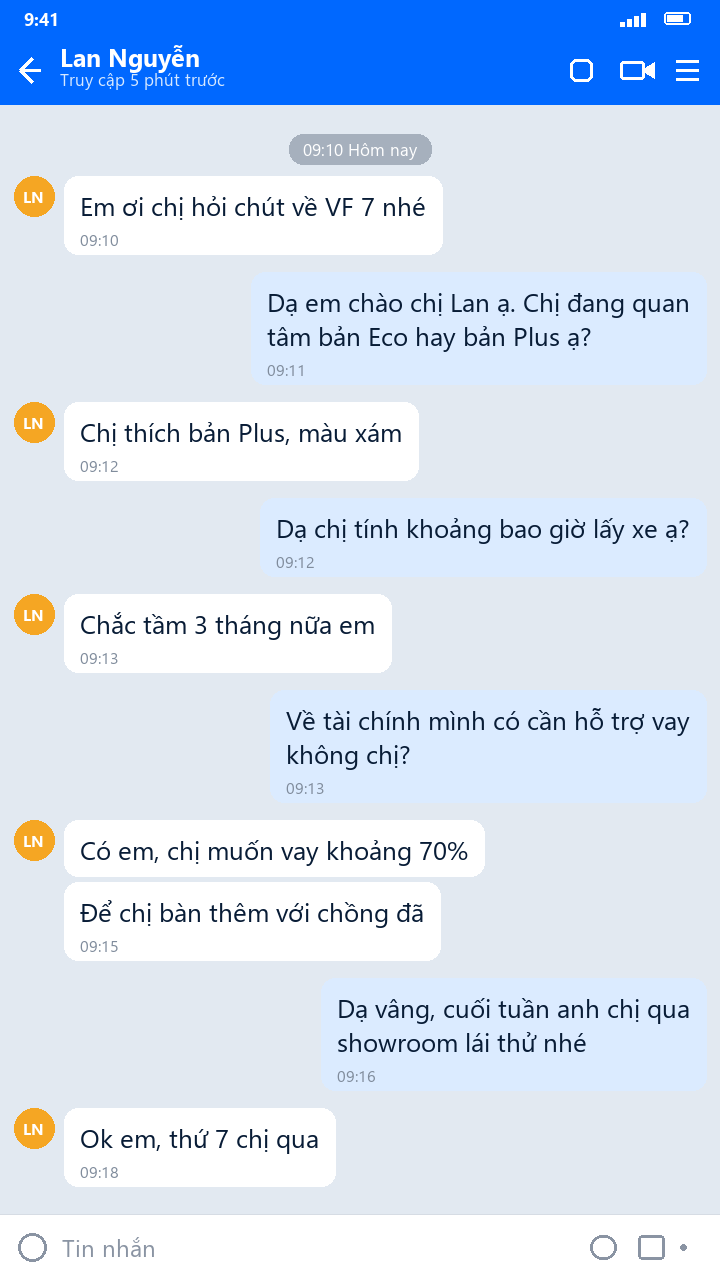
#> input picture samples/s1_zalo_vf7_vay.png, 720 x 1280 px
$ python -i bubbles.py   (imports and definitions only)
#> lines starting #> are read from the running program, lines starting #| are printed output that depends on the picture; after the words box and inside, x2 and y2 are one past the last pixel; in counts of white or black regions, pixels touching at a corner belong together
"""Tách bong bóng chat bằng code (OpenCV), gán người nói theo màu + phía của bong bóng.

Vì sao không để VLM tự đoán người nói: model 1B hay nhầm trái/phải, mà nhầm một bong bóng là đảo
nghĩa ("Em vay được không?" của TVV thành ý của khách). Code làm phần chắc chắn được; VLM chỉ đọc chữ.

Giới hạn MVP: chỉ giao diện sáng mặc định của Zalo và Messenger; giao diện tối, ảnh nền chat tuỳ
chỉnh, chat nhóm cần thêm luật.
"""

from dataclasses import dataclass, field

import cv2
import numpy as np
from PIL import Image, ImageDraw, ImageOps

# Màu bong bóng (RGB) và dung sai cho từng nền tảng, giao diện sáng mặc định.
PALETTE = {
    "zalo": {"KH": ((255, 255, 255), 4), "TVV": ((219, 235, 255), 8)},
    "messenger": {"KH": ((233, 233, 235), 6), "TVV": ((0, 132, 255), 40)},
}


@dataclass
class Bubble:
    speaker: str  # "TVV" (bên phải, người chụp) | "KH" (bên trái)
    box: tuple[int, int, int, int]  # x0, y0, x1, y1
    crop: Image.Image = field(repr=False)
    kind: str = "text"  # text | voice — tin thoại nhận bằng code, không để VLM đoán


def is_voice(crop: Image.Image) -> bool:
    """Tin thoại: bong bóng thấp (một dòng) có nút ▶ màu xanh đậm ở mép trái. Chữ thường không có màu này."""
    a = np.asarray(crop.convert("RGB")).astype(np.int16)
    h, w = a.shape[:2]
    if h > 0.12 * w + 60:
        return False
    bg = np.median(a.reshape(-1, 3), axis=0)
    if bg.min() < 180:  # chỉ xét bong bóng nền sáng (bong bóng xanh của Messenger thì cả nền đã xanh)
        return False
    left = a[:, : max(1, w // 5)]
    blue = (left[:, :, 2] > 200) & (left[:, :, 0] < 60) & (left[:, :, 1] < 160)
    return blue.sum() > 0.01 * left.shape[0] * left.shape[1]


def detect_platform(img: Image.Image) -> str:
    a = np.asarray(img.convert("RGB"))
    top = a[: max(20, a.shape[0] // 20)].reshape(-1, 3).mean(axis=0)
    r, g, b = top
    return "zalo" if b > 180 and r < 90 else "messenger"


def _chat_area(a: np.ndarray, platform: str) -> tuple[int, int]:
    """Hàng đầu và cuối của vùng tin nhắn (bỏ thanh trạng thái, header, ô nhập)."""
    h, w = a.shape[:2]
    s = w / 720
    top = int(104 * s)
    if platform == "zalo":
        blue = (a[:, :, 2] > 200) & (a[:, :, 0] < 60)
        rows = blue.mean(axis=1) > 0.6
        y = 0
        while y < h // 3 and rows[y]:
            y += 1
        if y > 10:
            top = y
    bottom = h - int(66 * s)
    return top + 2, bottom - 2


def _mask(a: np.ndarray, color: tuple[int, int, int], tol: int) -> np.ndarray:
    diff = np.abs(a.astype(np.int16) - np.array(color, dtype=np.int16)).max(axis=2)
    return (diff <= tol).astype(np.uint8) * 255


# [6 lines left out: function normalize_crop, not called in this run]


def split_bubbles(img: Image.Image, platform: str | None = None) -> tuple[str, list[Bubble]]:
    img = img.convert("RGB")
    platform = platform or detect_platform(img)
    a = np.asarray(img)
    h, w = a.shape[:2]
    y0, y1 = _chat_area(a, platform)
    min_w, min_h = int(0.07 * w), int(0.045 * w)

    found: list[Bubble] = []
    for speaker, (color, tol) in PALETTE[platform].items():
        m = np.zeros((h, w), np.uint8)
        m[y0:y1] = _mask(a[y0:y1], color, tol)
        m = cv2.morphologyEx(m, cv2.MORPH_OPEN, np.ones((3, 3), np.uint8))
        contours, _ = cv2.findContours(m, cv2.RETR_EXTERNAL, cv2.CHAIN_APPROX_SIMPLE)
        for c in contours:
            x, y, bw, bh = cv2.boundingRect(c)
            if bw < min_w or bh < min_h or bw > 0.9 * w:
                continue
            # Bong bóng phải lấp gần đầy khung chữ nhật của nó (loại vệt màu lẻ).
            if cv2.contourArea(c) < 0.6 * bw * bh:
                continue
            cx = x + bw / 2
            side = "TVV" if cx > w / 2 else "KH"
            if side != speaker and min(x, w - (x + bw)) > 0.1 * w:
                continue  # màu khớp nhưng sai phía và không sát mép: bỏ
            crop = img.crop((x, y, x + bw, y + bh))
            found.append(Bubble(speaker, (x, y, x + bw, y + bh), crop, "voice" if is_voice(crop) else "text"))
    found.sort(key=lambda b: b.box[1])
    return platform, found


# [9 lines left out: function draw_overlay, not called in this run]

>>> from PIL import Image
>>> picture = Image.open('samples/s1_zalo_vf7_vay.png')
#> picture is the input picture: PIL image 720x1280 RGB; mean R, G, B 208.4, 222.9, 242.1
>>> result = split_bubbles(picture)
#> in detect_platform, `top = a[: max(20, a.shape[0] // 20)].reshape(-1, 3).mean(axis=0)`: top = [9.27, 109.5, 255]
#> in detect_platform, `r, g, b = top`: r = 9.27; g = 109.5; b = 255
#> in split_bubbles, `platform = platform or detect_platform(img)`: platform = 'zalo'
#> in _chat_area, `blue = (a[:, :, 2] > 200) & (a[:, :, 0] < 60)`:
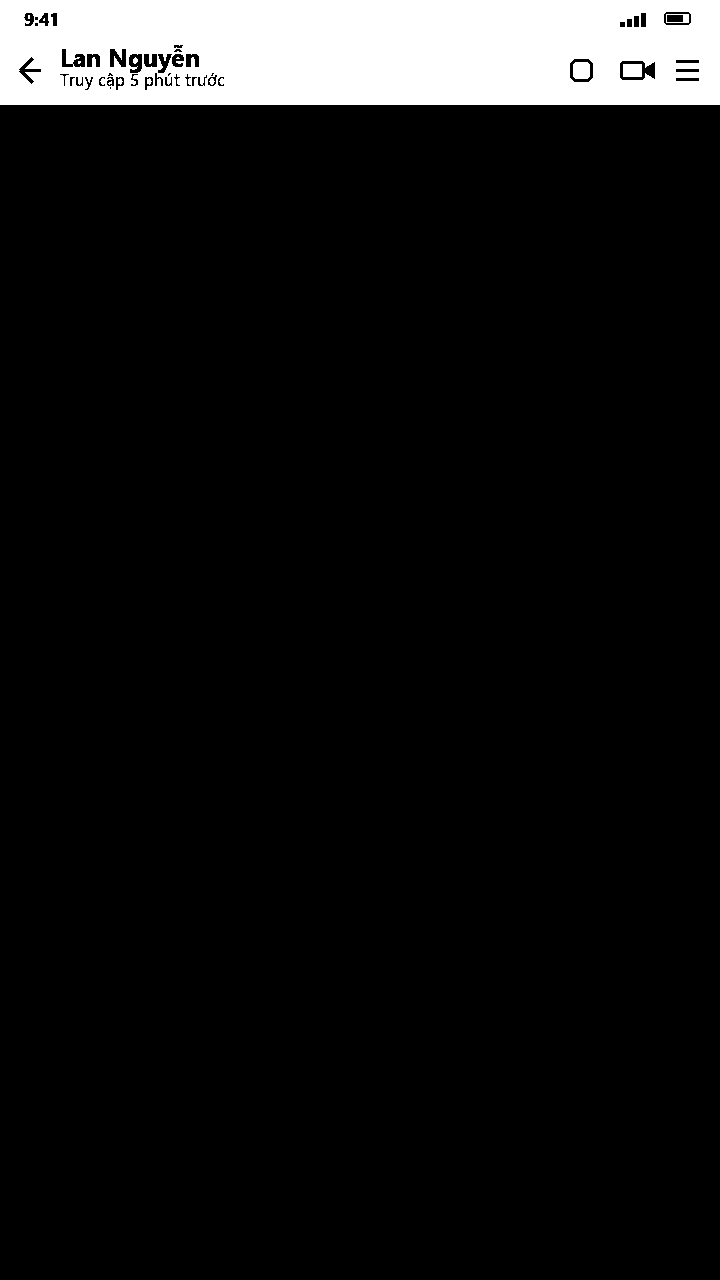
#> blue: shape (1280, 720) bool; 7.8% white; 13 white regions (5 under 20 px), largest, box (x1, y1, x2, y2) and area: (0, 0, 720, 105) 71398, (573, 62, 590, 79) 277, (623, 64, 642, 77) 247
#> the loop in _chat_area, `while y < h // 3 and rows[y]:` made 105 passes
#> after the loop in _chat_area, `while y < h // 3 and rows[y]:`: y = 105
#> in split_bubbles, `y0, y1 = _chat_area(a, platform)`: y0 = 107; y1 = 1212
#> the loop in split_bubbles, `for speaker, (color, tol) in PALETTE[platform].items():` made 2 passes
#> (speaker, tol) on passes 1 to 2: ('KH', 4), ('TVV', 8)
#> pass 1, in _mask, `diff = np.abs(a.astype(np.int16) - np.array(color, dtype=np.int16)).ma..`:
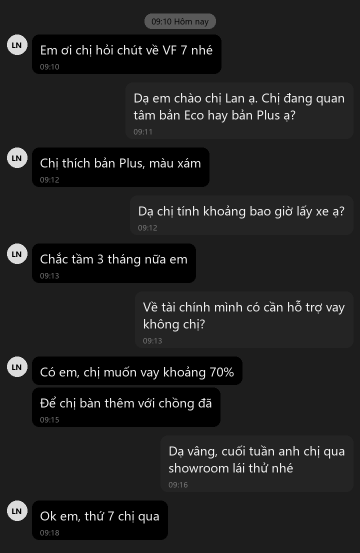
#> diff: shape (1105, 720) int16 (shown at 1/2 size); min 0, max 247, mean 32
#> pass 1, in split_bubbles, `m = cv2.morphologyEx(m, cv2.MORPH_OPEN, np.ones((3, 3), np.uint8))`:
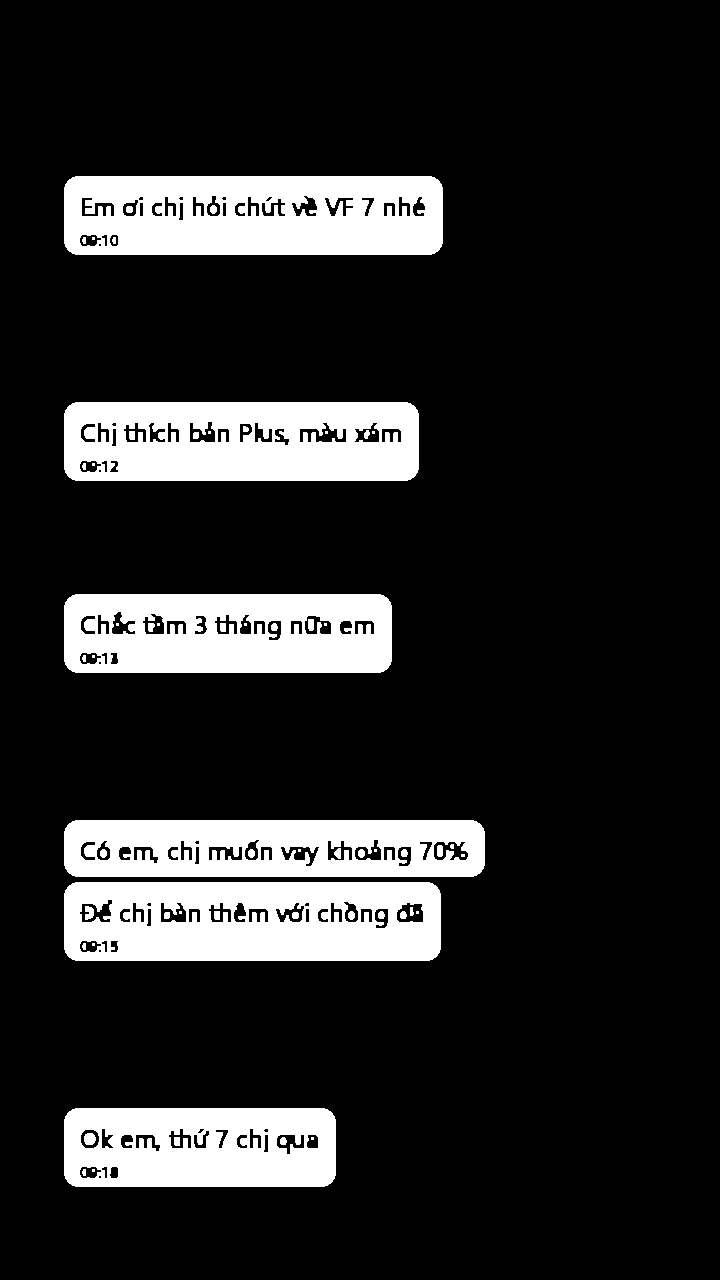
#> m: shape (1280, 720); 15.6% white; 58 white regions (19 under 20 px), largest, box (x1, y1, x2, y2) and area: (64, 176, 443, 255) 27202, (64, 882, 441, 961) 26293, (64, 402, 419, 481) 25138
#> pass 1, in is_voice, `a = np.asarray(crop.convert("RGB")).astype(np.int16)`:
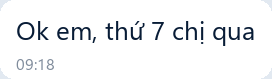
#> a: shape (79, 272, 3) int16; mean R, G, B 242.5, 243.6, 244.9
#> pass 1, in is_voice, `left = a[:, : max(1, w // 5)]`:
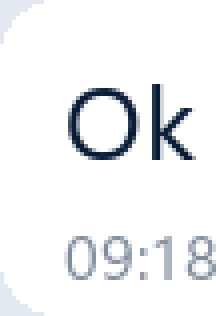
#> left: shape (79, 54, 3) int16 (shown 4 times larger); mean R, G, B 240.4, 241.7, 243.5
#> after the loop in split_bubbles, `for speaker, (color, tol) in PALETTE[platform].items():`:
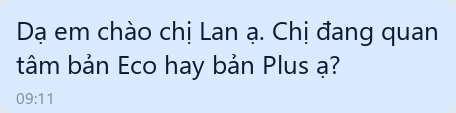
#> crop: PIL image 456x113 RGB; mean R, G, B 205.4, 221.6, 241.9
#> after the loop in split_bubbles, `for speaker, (color, tol) in PALETTE[platform].items():`:
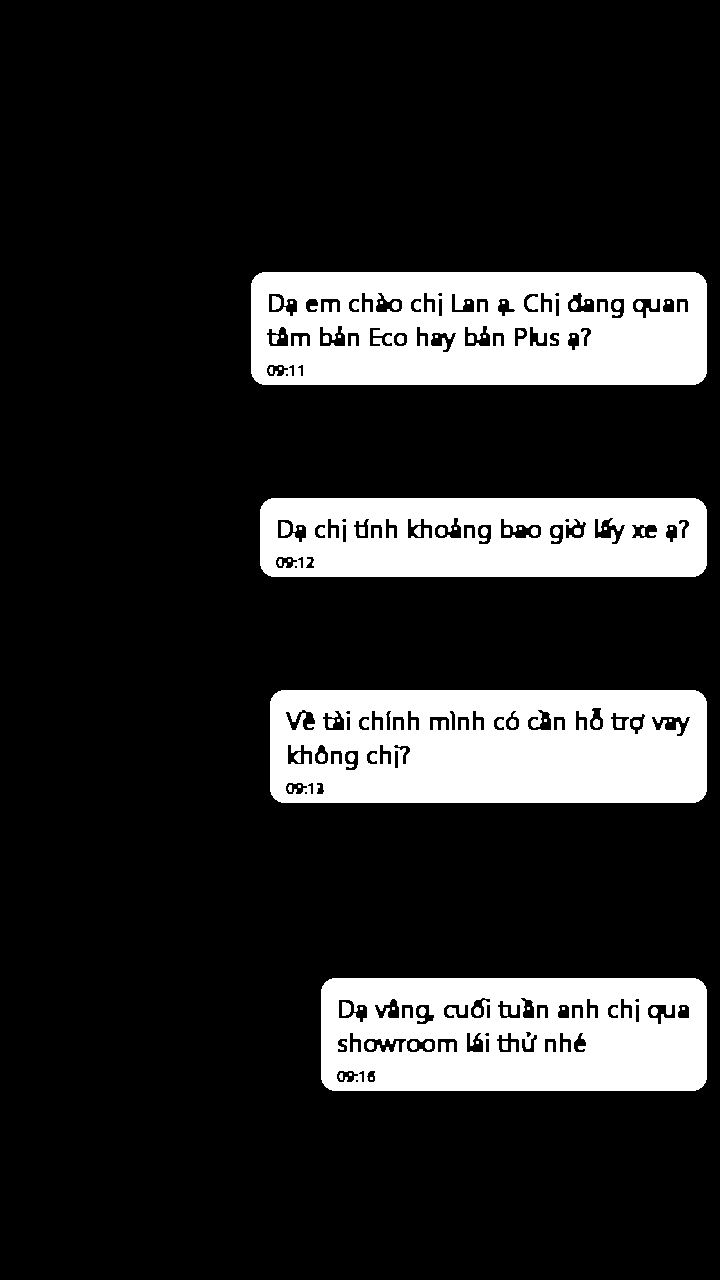
#> m: shape (1280, 720); 17.6% white; 75 white regions (30 under 20 px), largest, box (x1, y1, x2, y2) and area: (251, 272, 707, 385) 45363, (270, 690, 707, 803) 44880, (321, 978, 707, 1091) 38385
#> after the loop in split_bubbles, `for speaker, (color, tol) in PALETTE[platform].items():`: found = 10 items
